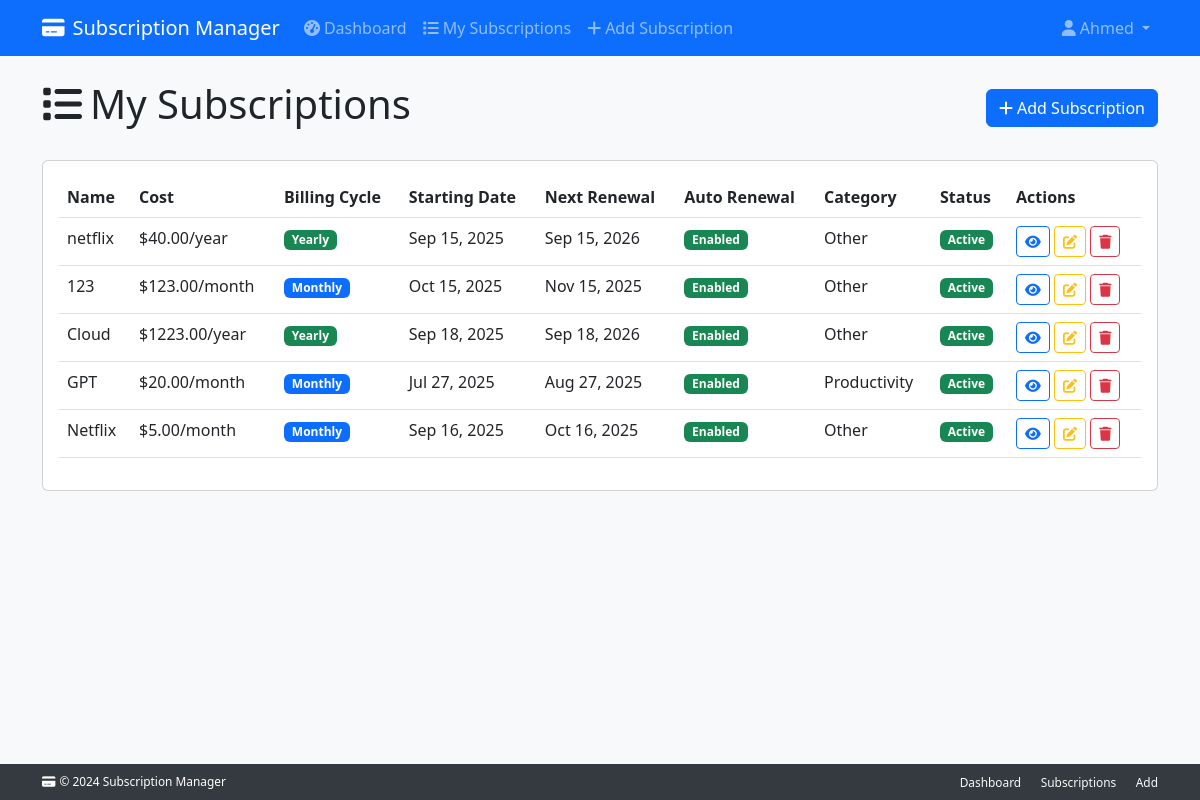
The app's page /subscriptions/ (signed in), older data.
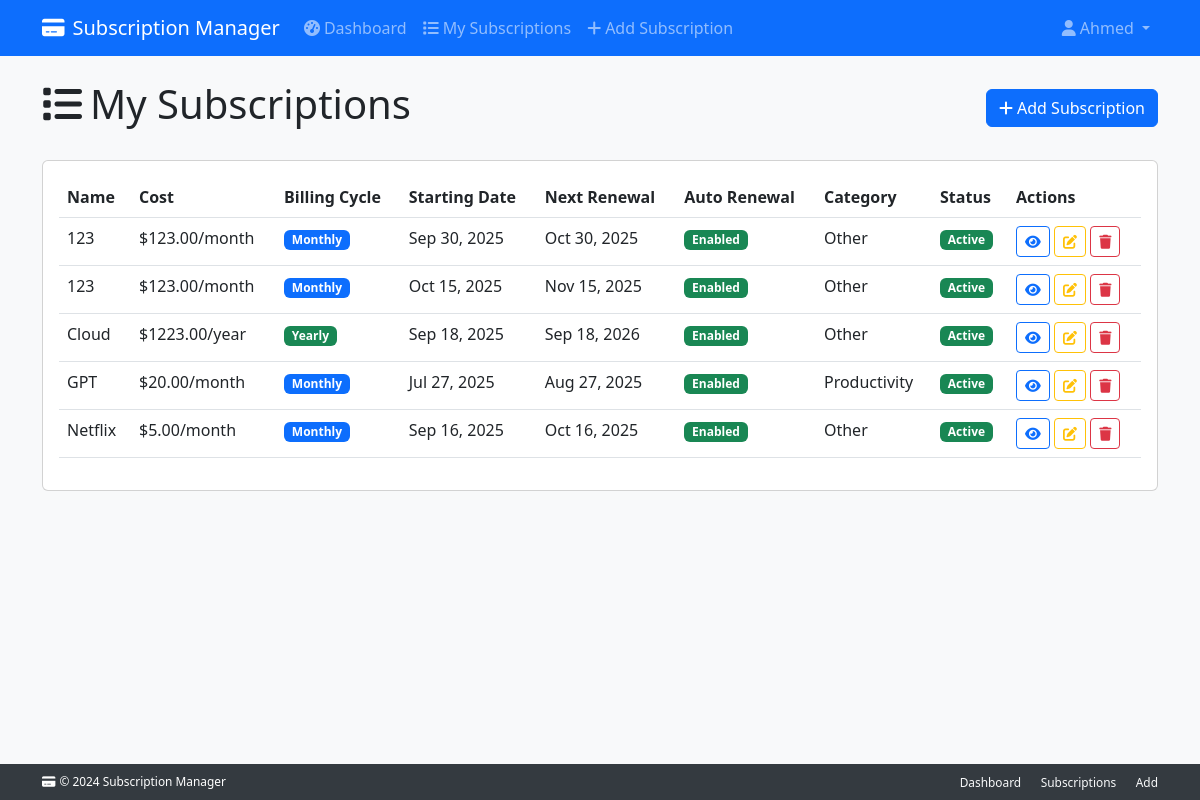
The same page, newer data.
### subscriptions/models.py (models this page shows, shortened)
class Subscription(models.Model):
    user = models.ForeignKey(settings.AUTH_USER_MODEL, on_delete=models.CASCADE, related_name="subscriptions")
    name = models.CharField(max_length=200)
    monthly_cost = models.DecimalField(max_digits=10, decimal_places=2, null=True, blank=True)
    yearly_cost = models.DecimalField(max_digits=10, decimal_places=2, null=True, blank=True)
    billing_cycle = models.CharField(max_length=10, choices=BILLING_CYCLE_CHOICES)
    start_date = models.DateField()
    renewal_date = models.DateField(null=True, blank=True)
    duration_months = models.PositiveIntegerField(null=True, blank=True, help_text="Duration in months (for monthly billing)")
    duration_years = models.PositiveIntegerField(null=True, blank=True, help_text="Duration in years (for yearly billing)")
    is_active = models.BooleanField(default=True)
    auto_renewal = models.BooleanField(default=True)  # Default enabled
    category = models.ForeignKey(Category, on_delete=models.PROTECT)
    created_at = models.DateTimeField(auto_now_add=True)
    updated_at = models.DateTimeField(auto_now=True)
    def days_until_renewal(self):
        if not self.renewal_date or not self.is_active:
            return None
        today = timezone.now().date()
        return (self.renewal_date - today).days
    def is_renewing_within(self, days: int = 7) -> bool:
        remaining_days = self.days_until_renewal()
        if remaining_days is None:
            return False
        if remaining_days < 0:
            return False
        return remaining_days <= days

class Category(models.Model):
    name = models.CharField(max_length=150)
    description = models.TextField(blank=True)
    parent = models.ForeignKey("self", null=True, blank=True, on_delete=models.SET_NULL, related_name="subcategories")

### subscriptions/views.py (the view)
# urls.py: path('', views.subscription_list, name='subscription_list'),
@login_required
def subscription_list(request):
    subscriptions = Subscription.objects.filter(user=request.user).order_by('-created_at')
    return render(request, 'subscriptions/subscription_list.html', {
        'subscriptions': subscriptions
    })

### subscriptions/templates/subscriptions/subscription_list.html (shortened to what this page needs)
{% extends 'base.html' %} {% block title %}My Subscriptions - Subscription Manager{% endblock %} {% block content %}
<div class="row">
  <div class="col-12">
    <div class="d-flex justify-content-between align-items-center mb-4">
      <h1><i class="fas fa-list me-2"></i>My Subscriptions</h1>
      <a href="{% url 'add_subscription' %}" class="btn btn-primary">
        <i class="fas fa-plus me-1"></i>Add Subscription
      </a>
    </div>
  </div>
</div>
<div class="row">
  <div class="col-12">
    {% if subscriptions %}
    <div class="card">
      <div class="card-body">
        {% include 'partials/subscriptions_table.html' %}
      </div>
    </div>
    {% endif %}
  </div>
</div>
{% include 'partials/delete_modal.html' %} {% endblock %}

### subscriptions/templates/partials/subscriptions_table.html (shortened to what this page needs)
<div class="table-responsive">
  <table class="table table-hover">
    <thead>
      <tr>
        <th>Name</th>
        <th>Cost</th>
        <th>Billing Cycle</th>
        <th>Starting Date</th>
        <th>Next Renewal</th>
        <th>Auto Renewal</th>
        <th>Category</th>
        <th>Status</th>
        <th>Actions</th>
      </tr>
    </thead>
    <tbody>
      {% for subscription in subscriptions %}
      <tr
        class="{% if subscription.is_renewing_within %}table-warning{% endif %}"
      >
        <td>{{ subscription.name }}</td>
        <td>
        {% if subscription.billing_cycle == 'monthly' %}
        ${{ subscription.monthly_cost|floatformat:2 }}/month
        {% else %}
        ${{ subscription.yearly_cost|floatformat:2 }}/year
        {% endif %}
        </td>
        <td>
          <span
            class="badge bg-{% if subscription.billing_cycle == 'monthly' %}primary{% else %}success{% endif %}"
          >
            {{ subscription.billing_cycle|title }}
          </span>
        </td>
        <td>{{ subscription.start_date|date:"M d, Y" }}</td>
        <td>
          {{ subscription.renewal_date|date:"M d, Y" }}
        </td>
        <td>
          {% include 'partials/badge_boolean.html' with value=subscription.auto_renewal true_label='Enabled' false_label='Disabled' %}
        </td>
        <td>{{ subscription.category.name|default:"No Category" }}</td>
        <td>
          {% include 'partials/badge_boolean.html' with value=subscription.is_active true_label='Active' false_label='Inactive' %}
        </td>
        <td>
          <a
            href="{% url 'subscription_detail' subscription.pk %}"
            class="btn btn-sm btn-outline-primary"
          >
            <i class="fas fa-eye"></i>
          </a>
          <a
            href="{% url 'edit_subscription' subscription.pk %}"
            class="btn btn-sm btn-outline-warning"
          >
            <i class="fas fa-edit"></i>
          </a>
          <button
            type="button"
            class="btn btn-sm btn-outline-danger"
            onclick="confirmDelete({{ subscription.pk }}, '{{ subscription.name }}')"
          >
            <i class="fas fa-trash"></i>
          </button>
        </td>
      </tr>
      {% endfor %}
    </tbody>
  </table>
</div>

### subscriptions/templates/partials/badge_boolean.html
<span class="badge bg-{% if value %}success{% else %}danger{% endif %}">
  {% if value %} {{ true_label|default:'Enabled' }} {% else %} {{
  false_label|default:'Disabled' }} {% endif %}
</span>

Row changes from the older to the newer data that the page shows:
removed Subscription: name "netflix", yearly_cost "40.00", billing_cycle "Yearly", start_date "Sep 15, 2025", renewal_date "Sep 15, 2026", true_label "Enabled Active", category.name "Other"
added Subscription: name "123", monthly_cost "123.00", billing_cycle "Monthly", start_date "Sep 30, 2025", renewal_date "Oct 30, 2025", true_label "Enabled Active", category.name "Other"
